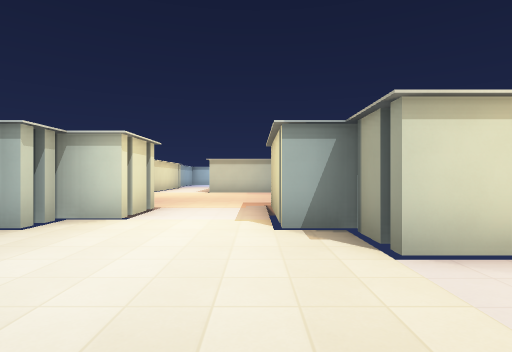
view 1 (above)

16 first-person views from a walk through a level from a Godot 3-D game. The camera is 1.5 m above the floor, looks level and sees 80° across. The floor is counted in squares, 2 m on a side. Each view is taken from the middle of a square. On the plan, view 1 faces up. The plan holds only what a view shows up to about 10 squares ahead; the rest is blank. The place goes on beyond the plan. Characters and animated objects are not drawn. Surface patterns are stand-ins for the level's own textures.

view 2
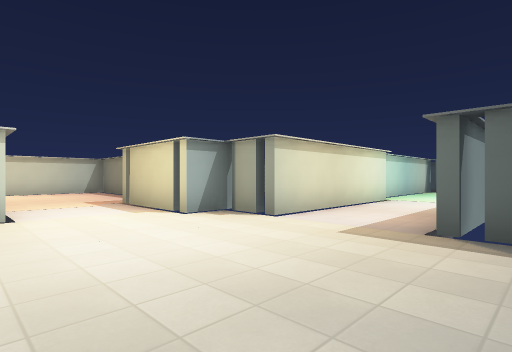

view 3
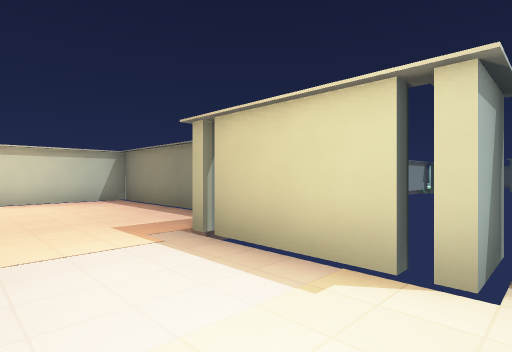

view 4
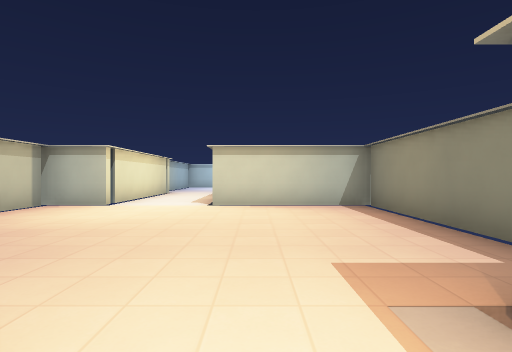

view 5
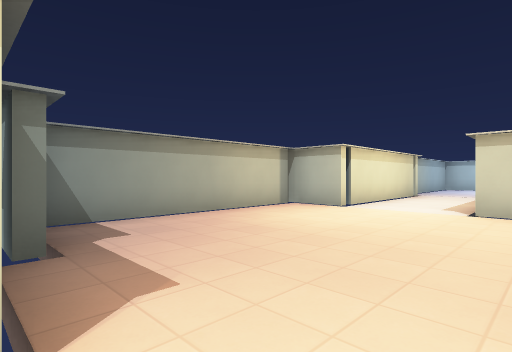

view 6
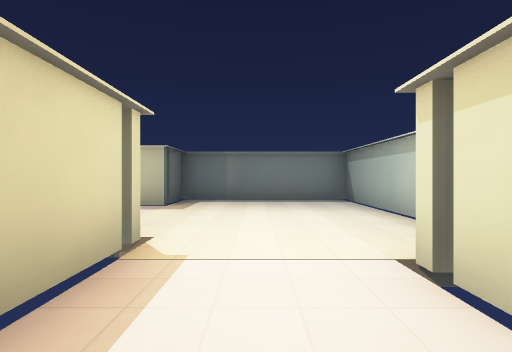

view 7
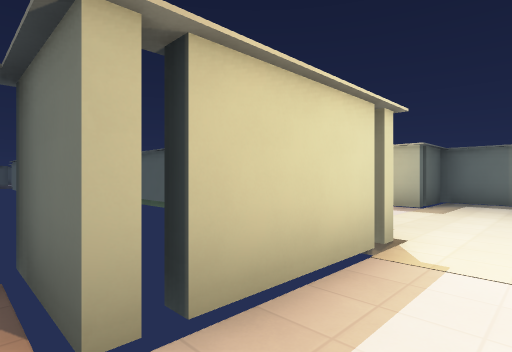

view 8
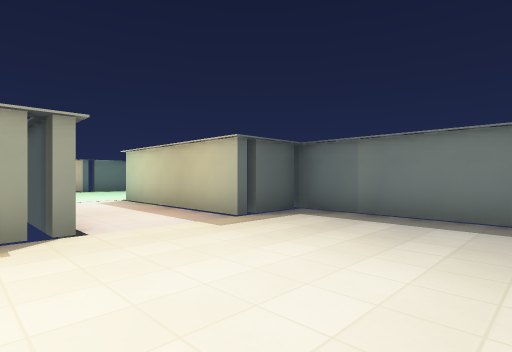

view 9
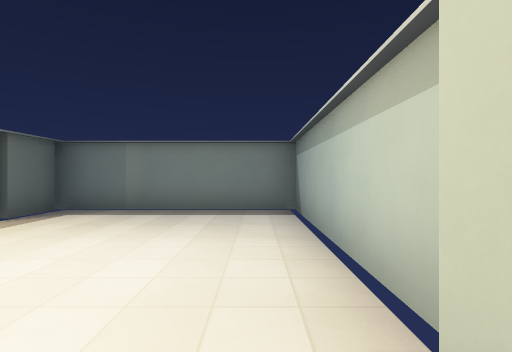

view 10
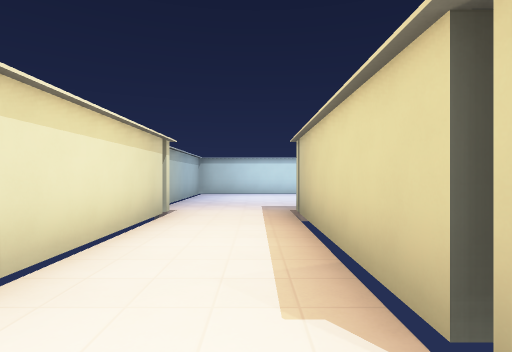

view 11
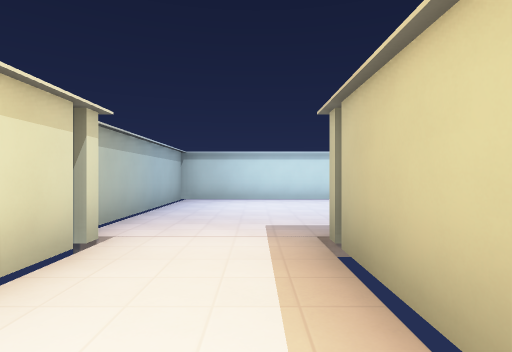

view 12
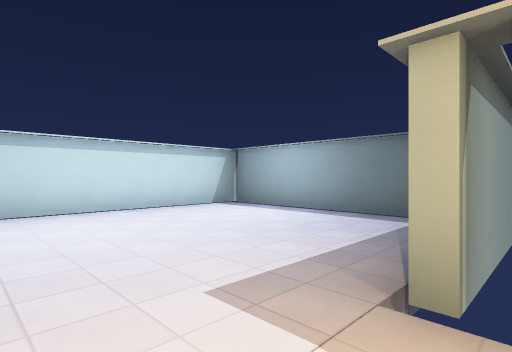

view 13
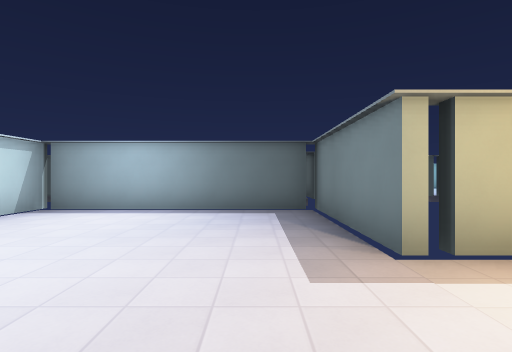

view 14
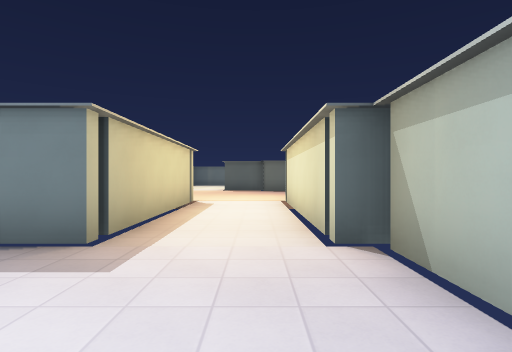

view 15
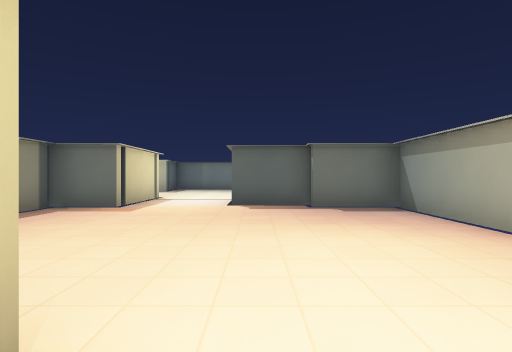

view 16
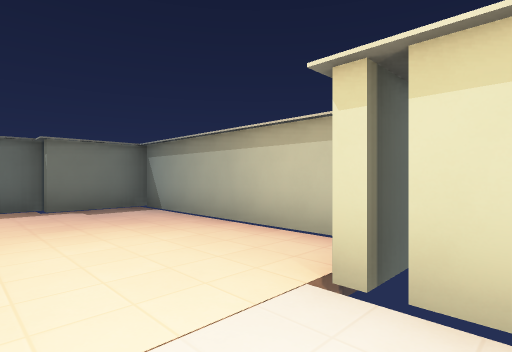

### Floor plan
Points are (right, up) in squares from view 1. A wall is a line through its corners. A room is listed if a view was taken in it or the views show most of it. See-through windows are left out.
Room 1 (views 1, 2, 3, 4, 5, 6, 7, 8, 9, 10)
walls: (1.6, 4.4) (0.4, 4.4) (0.4, 7.6) (1.9, 7.6) (1.9, 13.9) (-2.1, 13.9); (-4.5, 7.1) (-2.4, 7.1) (-2.4, 5.4) (-3.4, 5.4) (-3.4, 4.4); (-3.9, 3.6) (-3.9, -1.6); (1.4, -1.6) (1.4, 0.1) (6.6, 0.1); (6.6, 2.9) (1.4, 2.9) (1.4, 4.1); (-4, -1.9) (1.6, -1.9); (-4.9, 13.9) (-6.4, 13.9) (-6.4, 7.6) (-4.4, 7.6)
ways out: opening at (-3.5, 13.5) to room 2; opening at (7, 1.5); gap at (-7, 8); gap at (-4, 4.5); gap at (2, 4); gap at (2, 8)
Room 2 (views 11, 12, 13, 14, 15, 16)
walls: (-2.1, 19.6) (2.1, 19.6); (-4.9, 19.1) (-4.9, 14.4); (-5.5, 19.6) (-4.9, 19.6); (1.9, 19.9) (1.9, 25.9) (-5.4, 25.9) (-5.4, 19.9); (-2.1, 14.4) (-2.1, 19.1)
ways out: opening at (-3.5, 13.5) to room 1; gap at (-6, 20); gap at (2, 20)

Where each view was taken, in squares from view 1:
view 1: 0 up, 0 right, facing up
view 2: 1 down, 3 left, facing up-right
view 3: 4 up, 2 left, facing up-right
view 4: 6 up, 1 left, facing up
view 5: 7 up, 1 left, facing up-left
view 6: 8 up, 1 left, facing down
view 7: 8 up, 1 left, facing down-right
view 8: 4 up, 3 left, facing down-right
view 9: 5 up, 3 left, facing down
view 10: 13 up, 3 left, facing up
view 11: 16 up, 3 left, facing up
view 12: 19 up, 4 left, facing up-right
view 13: 21 up, 5 left, facing right
view 14: 23 up, 4 left, facing down
view 15: 15 up, 3 left, facing down
view 16: 15 up, 3 left, facing down-left
